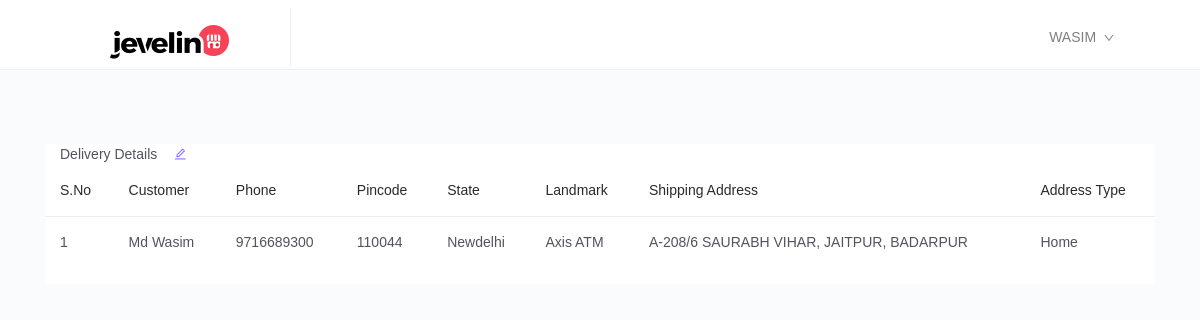
The app's page /viewOrders.php (signed in) with its own data.
### tables this page shows
CREATE TABLE IF NOT EXISTS `users_data` (
  `id` int(11) NOT NULL AUTO_INCREMENT,
  `userId` int(11) NOT NULL,
  `username` varchar(255) NOT NULL,
  `name` varchar(255) NOT NULL,
  `phone` bigint(20) NOT NULL,
  `pincode` int(11) NOT NULL,
  `state` varchar(255) NOT NULL,
  `locality` varchar(255) NOT NULL,
  `address` varchar(255) NOT NULL,
  `address_type` varchar(255) NOT NULL,
  PRIMARY KEY (`id`)
);

### viewOrders.php (the view, shortened to what this page needs)
<?php
include_once("includes/config.php");
include_once("includes/checkout_header.php");
?>
<body>
    <header class="header cart-header  col-12">
        <div class="container text-uppercase col-12">
            <nav class="navbar navbar-expand-md navbar-light col-12">
                <div class="d-flex justify-content-between align-items-center search-box col-lg-12 offset-lg-0 col-8 offset-0">
                    <div class="d-flex justify-content-center text-center">
                        <div class="logo ">
                            <a class="navbar-brand" href="index.php"><img src="img/logo.png" alt="" class="img-fluid"></a>
                        </div>
                    </div>
                    <div class="cart-profile">
                        <ul class="navbar-nav">
                            <li class="nav-item dropdown px-3">
                                <?php
                                if (isset($_SESSION['username'])) {
                                ?>
                                    <a class="nav-link dropdown-toggle" data-toggle="dropdown" aria-haspopup="true" aria-expanded="false">
                                        <?php echo $_SESSION['username']; ?>
                                    </a>
                                <?php
                                } else {
                                ?>
                                    <a class="nav-link " href="user_login.php">
                                        Login
                                    </a>
                                <?php
                                }
                                ?>
                            </li>
                        </ul>
                    </div>
                </div>
            </nav>
        </div>
    </header>
    <div class="container mt-5 mb-5 h-100 pt-5">
        <div class="mt-5 h-100">
            <div class="table-responsive bg-white">
                <caption class="caption">
                    <div class="m-l-15 d-flex">
                        <span class="pr-3">Delivery Details</span>
                        <a href="#" data-toggle="modal" data-target="#side-modal-right" data-toggle="tooltip" data-placement="top" title="Change Address">
                            <span class="icon-holder text-secondary">
                                <i class="anticon anticon-edit"></i>
                            </span>
                        </a>
                    </div>
                </caption>
                <table id="" class="table-hover table">
                    <thead>
                        <tr>
                            <th>S.No </th>
                            <th>Customer</th>
                            <th>Phone</th>
                            <th>Pincode</th>
                            <th>State</th>
                            <th>Landmark</th>
                            <th>
                                Shipping Address
                            </th>
                            <th>Address Type</th>
                        </tr>
                    </thead>
                    <tbody id="prod_data">
                        <?php
                        $sno = 0;
                        $sql = "SELECT * FROM `users_data` WHERE userId='$userID'";
                        $result = $conn->query($sql);
                        if ($result->num_rows > 0) {
                            while ($row = $result->fetch_assoc()) {
                                $sno++;
                        ?>
                                <tr class="text-capitalize">
                                    <td><?php echo $sno; ?></td>
                                    <td><?php echo $row['name']; ?></td>
                                    <td><?php echo $row['phone']; ?></td>
                                    <td><?php echo $row['pincode']; ?></td>
                                    <td><?php echo $row['state']; ?></td>
                                    <td><?php echo $row['locality']; ?></td>
                                    <td><?php echo $row['address']; ?></td>
                                    <td><?php echo $row['address_type']; ?></td>
                                </tr>
                        <?php
                            }
                        }
                        ?>
                    </tbody>
                </table>
            </div>
        </div>
    </div>
    <?php include("includes/viewOrderFooter.php"); ?>

### css/style.css (style rules this page uses)
html { scroll-behavior: smooth; }
* { margin: 0; padding: 0; box-sizing: border-box; font-family: 'Montserrat', sans-serif; }
.header .logo { width: 100%; height: auto; padding: 12px 0 0 0; }
.search-box { width: 100%; }
.cart-profile { cursor: pointer; }

### includes/checkout_header.php (style rules this page uses)
.header { box-shadow: none; }

### records on screen
users_data: name "Md Wasim", phone "9716689300", pincode "110044", state "Newdelhi", locality "Axis ATM", address "A-208/6 SAURABH VIHAR, JAITPUR, BADARPUR", address_type "Home"

### other values on screen
$_SESSION['username'] "WASIM"
